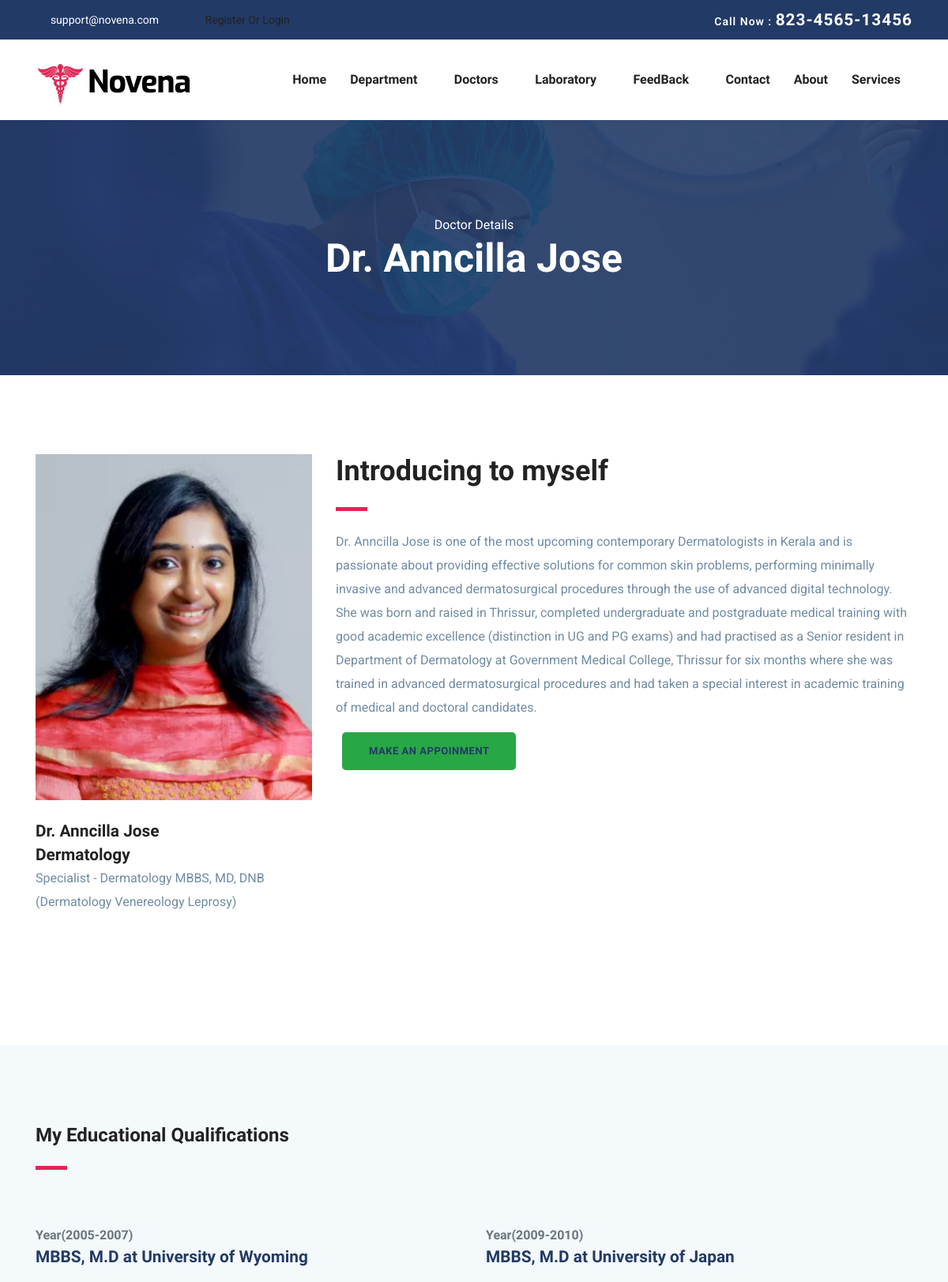
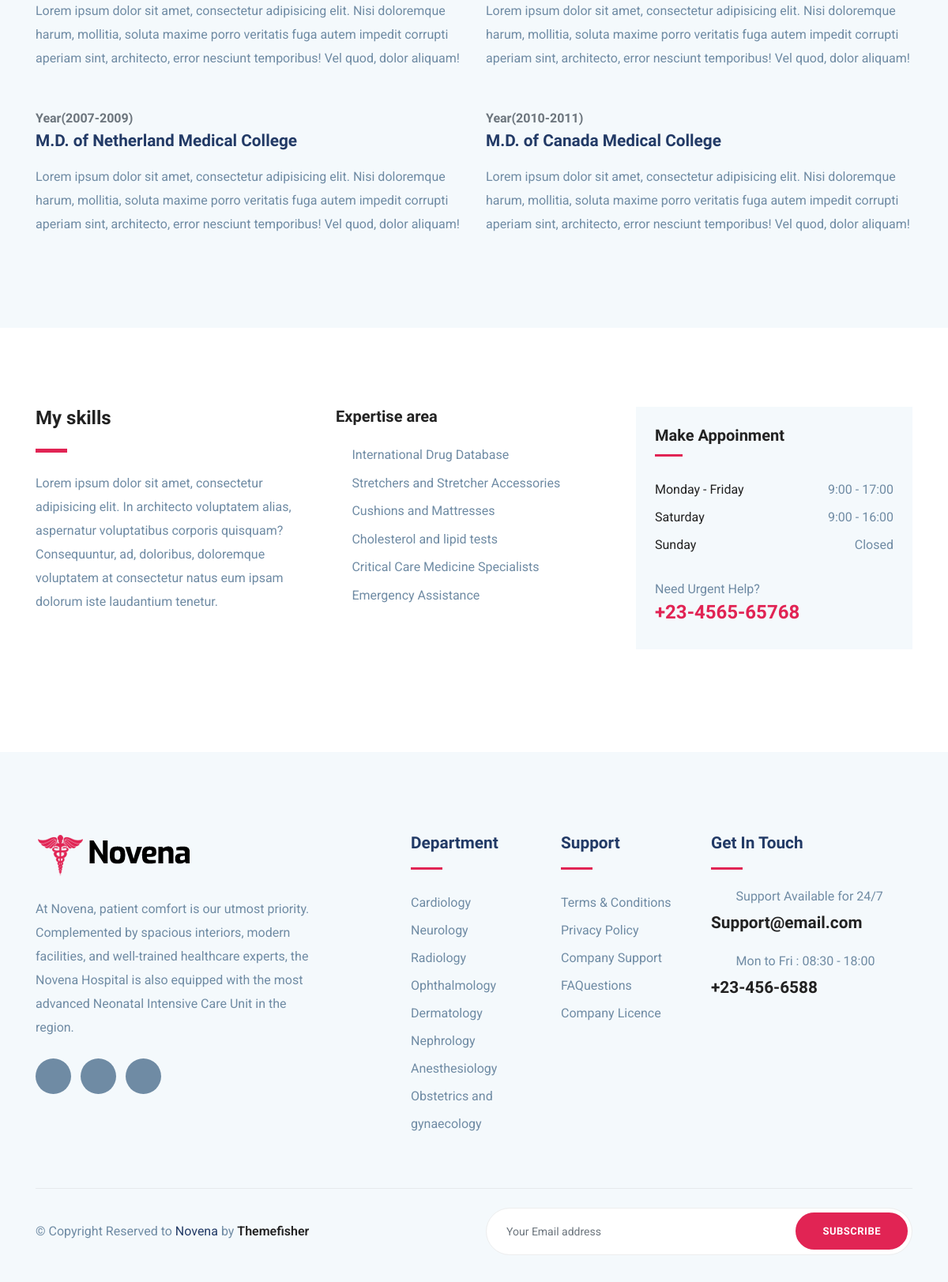
/HospitalFrontend/doctorsinglepage/3/, run on the app's committed database (2 pictures, top to bottom).
### HospitalBackend/models.py (models this page shows)
class DoctorDB(models.Model):
    doc_name = models.CharField(max_length=100, null=True, blank=True)
    doc_spec = models.CharField(max_length=100, null=True, blank=True)
    doc_desc = models.CharField(max_length=100, null=True, blank=True)
    Departmentname = models.CharField(max_length=100, null=True, blank=True)
    doc_image = models.ImageField(upload_to="CategoryImage", null=True, blank=True)

### HospitalFrontend/views.py (the view)
# urls.py: path('doctorsinglepage/<int:docid>/', views.doctorsinglepage,name="doctorsinglepage"),
def doctorsinglepage(request, docid):
    data = DoctorDB.objects.get(id=docid)
    return render(request, "doctors_single.html", {'data': data})

### HospitalFrontend/templates/doctors_single.html (shortened to what this page needs)
<!DOCTYPE html>
{% load static %}
<html lang="zxx">
<head>
  <link rel="stylesheet" href="{% static 'hospital/plugins/bootstrap/css/bootstrap.min.css' %}">
  <link rel="stylesheet" href="{% static 'hospital/plugins/icofont/icofont.min.css' %}">
  <link rel="stylesheet" href="{% static 'hospital/plugins/slick-carousel/slick/slick.css' %}">
  <link rel="stylesheet" href="{% static 'hospital/plugins/slick-carousel/slick/slick-theme.css' %}">
  <link rel="stylesheet" href="{% static 'hospital/css/style.css' %}">
</head>
<body id="top">
<header>
	<div class="header-top-bar">
		<div class="container">
			<div class="row align-items-center">
				<div class="col-lg-6">
					<ul class="top-bar-info list-inline-item pl-0 mb-0">
						<li class="list-inline-item"><a href="mailto:support@gmail.com"><i class="icofont-support-faq mr-2"></i>support@novena.com</a></li>
						{% if request.session.Username %}
						<li class="list-inline-item"></li><a href="{% url 'logout' %}"><i class="icofont-location-pin mr-2"></i>{{request.session.Username}}/Logout</a></li>
						 {% else %}
						<li class="list-inline-item"></li><a href="{% url 'signuppage' %}" ><i class="icofont-location-pin mr-2 "></i>Register Or Login</a>
						{% endif %}
					</ul>
				</div>
				<div class="col-lg-6">
					<div class="text-lg-right top-right-bar mt-2 mt-lg-0">
						<a href="tel:+23-345-67890" >
							<span>Call Now : </span>
							<span class="h4">823-4565-13456</span>
						</a>
					</div>
				</div>
			</div>
		</div>
	</div>
	<nav class="navbar navbar-expand-lg navigation" id="navbar">
		<div class="container">
		 	 <a class="navbar-brand" href="index.html">
			  	<img src="{% static 'hospital/images/logo.png' %}" alt="" class="img-fluid">
			  </a>
		  <div class="collapse navbar-collapse" id="navbarmain">
			<ul class="navbar-nav ml-auto">
			  <li class="nav-item active">
				<a class="nav-link" href="{% url 'homepage' %}">Home</a>
			  </li>
			    <li class="nav-item dropdown">
					<a class="nav-link dropdown-toggle" href="department.html" id="dropdown02" data-toggle="dropdown" aria-haspopup="true" aria-expanded="false">Department <i class="icofont-thin-down"></i></a>
			  	</li>
			  	<li class="nav-item dropdown">
					<a class="nav-link dropdown-toggle" href="doctor.html" id="dropdown03" data-toggle="dropdown" aria-haspopup="true" aria-expanded="false">Doctors <i class="icofont-thin-down"></i></a>
			  	</li>
				<li class="nav-item dropdown">
					<a class="nav-link dropdown-toggle" href="doctor.html" id="dropdown03" data-toggle="dropdown" aria-haspopup="true" aria-expanded="false">Laboratory <i class="icofont-thin-down"></i></a>
			  	</li>
			   <li class="nav-item dropdown">
					<a class="nav-link dropdown-toggle" href="blog-sidebar.html" id="dropdown05" data-toggle="dropdown" aria-haspopup="true" aria-expanded="false">FeedBack <i class="icofont-thin-down"></i></a>
			  	</li>
			   <li class="nav-item"><a class="nav-link" href="{% url 'contactpage' %}">Contact</a></li>
				<li class="nav-item"><a class="nav-link" href="{% url 'aboutpage' %}">About</a></li>
			    <li class="nav-item"><a class="nav-link" href="{% url 'servicepage' %}">Services</a></li>
			</ul>
		  </div>
		</div>
	</nav>
</header>
<section class="page-title bg-1">
  <div class="container">
    <div class="row">
      <div class="col-md-12">
        <div class="block text-center">
          <span class="text-white">Doctor Details</span>
          <h1 class="text-capitalize mb-5 text-lg">{{data.doc_name}}</h1>
        </div>
      </div>
    </div>
  </div>
</section>
<section class="section doctor-single">
	<div class="container">
		<div class="row">
			<div class="col-lg-4 col-md-6">
				<div class="doctor-img-block">
					<img src="{{data.doc_image.url}}" alt="" class="img-fluid w-100">
					<div class="info-block mt-4">
						<h4 class="mb-0">{{data.doc_name}}</h4>
						<h4 class="mb-0">{{data.Departmentname}}</h4>
						<p>{{data.doc_spec}}</p>
						<ul class="list-inline mt-4 doctor-social-links">
							<li class="list-inline-item"><a href="#"><i class="icofont-facebook"></i></a></li>
							<li class="list-inline-item"><a href="#"><i class="icofont-twitter"></i></a></li>
							<li class="list-inline-item"><a href="#"><i class="icofont-skype"></i></a></li>
							<li class="list-inline-item"><a href="#"><i class="icofont-linkedin"></i></a></li>
							<li class="list-inline-item"><a href="#"><i class="icofont-pinterest"></i></a></li>
						</ul>
					</div>
				</div>
			</div>
			<div class="col-lg-8 col-md-6">
				<div class="doctor-details mt-4 mt-lg-0">
					<h2 class="text-md">Introducing to myself</h2>
					<div class="divider my-4"></div>
					<p>{{data.doc_desc}}</p>
					<form action="{% url 'appoinment' docid=data.id %}">
							<button class=" btn btn-success read-more cofont-simple-right ml-2">Make An Appoinment</button>
						</form>
				</div>
			</div>
		</div>
	</div>
</section>
<section class="section doctor-qualification gray-bg">
	<div class="container">
		<div class="row">
			<div class="col-lg-6">
				<div class="section-title">
					<h3>My Educational Qualifications</h3>
					<div class="divider my-4"></div>
				</div>
			</div>
		</div>
		<div class="row">
			<div class="col-lg-6">
				<div class="edu-block mb-5">
					<span class="h6 text-muted">Year(2005-2007) </span>
					<h4 class="mb-3 title-color">MBBS, M.D at University of Wyoming</h4>
					<p>Lorem ipsum dolor sit amet, consectetur adipisicing elit. Nisi doloremque harum, mollitia, soluta maxime porro veritatis fuga autem impedit corrupti aperiam sint, architecto, error nesciunt temporibus! Vel quod, dolor aliquam!</p>
				</div>
				<div class="edu-block">
					<span class="h6 text-muted">Year(2007-2009) </span>
					<h4 class="mb-3 title-color">M.D. of Netherland Medical College</h4>
					<p>Lorem ipsum dolor sit amet, consectetur adipisicing elit. Nisi doloremque harum, mollitia, soluta maxime porro veritatis fuga autem impedit corrupti aperiam sint, architecto, error nesciunt temporibus! Vel quod, dolor aliquam!</p>
				</div>
			</div>
			<div class="col-lg-6">
				<div class="edu-block mb-5">
					<span class="h6 text-muted">Year(2009-2010) </span>
					<h4 class="mb-3 title-color">MBBS, M.D at University of Japan</h4>
					<p>Lorem ipsum dolor sit amet, consectetur adipisicing elit. Nisi doloremque harum, mollitia, soluta maxime porro veritatis fuga autem impedit corrupti aperiam sint, architecto, error nesciunt temporibus! Vel quod, dolor aliquam!</p>
				</div>
				<div class="edu-block">
					<span class="h6 text-muted">Year(2010-2011) </span>
					<h4 class="mb-3 title-color">M.D. of Canada Medical College</h4>
					<p>Lorem ipsum dolor sit amet, consectetur adipisicing elit. Nisi doloremque harum, mollitia, soluta maxime porro veritatis fuga autem impedit corrupti aperiam sint, architecto, error nesciunt temporibus! Vel quod, dolor aliquam!</p>
				</div>
			</div>
		</div>
	</div>
</section>
<section class="section doctor-skills">
	<div class="container">
		<div class="row">
			<div class="col-lg-4">
				<h3>My skills</h3>
				<div class="divider my-4"></div>
				<p>Lorem ipsum dolor sit amet, consectetur adipisicing elit. In architecto voluptatem alias, aspernatur voluptatibus corporis quisquam? Consequuntur, ad, doloribus, doloremque voluptatem at consectetur natus eum ipsam dolorum iste laudantium tenetur.</p>
			</div>
			<div class="col-lg-4">
				<div class="skill-list">
					<h5 class="mb-4">Expertise area</h5>
					<ul class="list-unstyled department-service">
						<li><i class="icofont-check mr-2"></i>International Drug Database</li>
						<li><i class="icofont-check mr-2"></i>Stretchers and Stretcher Accessories</li>
						<li><i class="icofont-check mr-2"></i>Cushions and Mattresses</li>
						<li><i class="icofont-check mr-2"></i>Cholesterol and lipid tests</li>
						<li><i class="icofont-check mr-2"></i>Critical Care Medicine Specialists</li>
						<li><i class="icofont-check mr-2"></i>Emergency Assistance</li>
					</ul>
				</div>
			</div>
			<div class="col-lg-4">
				<div class="sidebar-widget  gray-bg p-4">
					<h5 class="mb-4">Make Appoinment</h5>
					<ul class="list-unstyled lh-35">
					  <li class="d-flex justify-content-between align-items-center">
					    <a href="#">Monday - Friday</a>
					    <span>9:00 - 17:00</span>
					  </li>
					  <li class="d-flex justify-content-between align-items-center">
					    <a href="#">Saturday</a>
					    <span>9:00 - 16:00</span>
					  </li>
					  <li class="d-flex justify-content-between align-items-center">
					    <a href="#">Sunday</a>
					    <span>Closed</span>
					  </li>
					</ul>
					<div class="sidebar-contatct-info mt-4">
						<p class="mb-0">Need Urgent Help?</p>
						<h3 class="text-color-2">+23-4565-65768</h3>
					</div>
				</div>
			</div>
		</div>
	</div>
</section>
<footer class="footer section gray-bg">
	<div class="container">
		<div class="row">
			<div class="col-lg-4 mr-auto col-sm-6">
				<div class="widget mb-5 mb-lg-0">
					<div class="logo mb-4">
						<img src="{% static 'hospital/images/logo.png' %}" alt="" class="img-fluid">
					</div>
					<p>At Novena, patient comfort is our utmost priority. Complemented by spacious interiors, modern facilities, and well-trained healthcare experts,
						the Novena Hospital is also equipped with the most advanced Neonatal Intensive Care Unit in the region.</p>
					<ul class="list-inline footer-socials mt-4">
						<li class="list-inline-item"><a href="https://www.facebook.com/themefisher"><i class="icofont-facebook"></i></a></li>
						<li class="list-inline-item"><a href="https://twitter.com/themefisher"><i class="icofont-twitter"></i></a></li>
						<li class="list-inline-item"><a href="https://www.pinterest.com/themefisher/"><i class="icofont-linkedin"></i></a></li>
					</ul>
				</div>
			</div>
			<div class="col-lg-2 col-md-6 col-sm-6">
				<div class="widget mb-5 mb-lg-0">
					<h4 class="text-capitalize mb-3">Department</h4>
					<div class="divider mb-4"></div>
					<ul class="list-unstyled footer-menu lh-35">
						<li><a href="#">Cardiology </a></li>
						<li><a href="#">Neurology</a></li>
						<li><a href="#">Radiology</a></li>
						<li><a href="#">Ophthalmology</a></li>
						<li><a href="#">Dermatology</a></li>
						<li><a href="#">Nephrology</a></li>
						<li><a href="#">Anesthesiology</a></li>
						<li><a href="#">Obstetrics and gynaecology</a></li>
					</ul>
				</div>
			</div>
			<div class="col-lg-2 col-md-6 col-sm-6">
				<div class="widget mb-5 mb-lg-0">
					<h4 class="text-capitalize mb-3">Support</h4>
					<div class="divider mb-4"></div>
					<ul class="list-unstyled footer-menu lh-35">
						<li><a href="#">Terms & Conditions</a></li>
						<li><a href="#">Privacy Policy</a></li>
						<li><a href="#">Company Support </a></li>
						<li><a href="#">FAQuestions</a></li>
						<li><a href="#">Company Licence</a></li>
					</ul>
				</div>
			</div>
			<div class="col-lg-3 col-md-6 col-sm-6">
				<div class="widget widget-contact mb-5 mb-lg-0">
					<h4 class="text-capitalize mb-3">Get in Touch</h4>
					<div class="divider mb-4"></div>
					<div class="footer-contact-block mb-4">
						<div class="icon d-flex align-items-center">
							<i class="icofont-email mr-3"></i>
							<span class="h6 mb-0">Support Available for 24/7</span>
						</div>
						<h4 class="mt-2"><a href="tel:+23-345-67890">Support@email.com</a></h4>
					</div>
					<div class="footer-contact-block">
						<div class="icon d-flex align-items-center">
							<i class="icofont-support mr-3"></i>
							<span class="h6 mb-0">Mon to Fri : 08:30 - 18:00</span>
						</div>
						<h4 class="mt-2"><a href="tel:+23-345-67890">+23-456-6588</a></h4>
					</div>
				</div>
			</div>
		</div>
		<div class="footer-btm py-4 mt-5">
			<div class="row align-items-center justify-content-between">
				<div class="col-lg-6">
					<div class="copyright">
						&copy; Copyright Reserved to <span class="text-color">Novena</span> by <a href="https://themefisher.com/" target="_blank">Themefisher</a>
					</div>
				</div>
				<div class="col-lg-6">
					<div class="subscribe-form text-lg-right mt-5 mt-lg-0">
						<form action="#" class="subscribe">
							<input type="text" class="form-control" placeholder="Your Email address">
							<a href="#" class="btn btn-main-2 btn-round-full">Subscribe</a>
						</form>
					</div>
				</div>
			</div>
		</div>
	</div>
</footer>
  </body>
  </html>

### data on the page
DoctorDB: doc_name "Dr. Anncilla Jose", doc_image (picture), Departmentname "Dermatology", doc_spec "Specialist - Dermatology MBBS, MD, DNB (Dermatology Venereology Leprosy)", doc_desc "Dr. Anncilla Jose is one of the most upcoming contemporary Dermatologists in Kerala and is passionate about providing effective solutions for common skin problems, performing minimally invasive and advanced dermatosurgical procedures through the use of advanced digital technology. She was born and raised in Thrissur, completed undergraduate and postgraduate medical training with good academic excellence (distinction in UG and PG exams) and had practised as a Senior resident in Department of Dermatology at Government Medical College, Thrissur for six months where she was trained in advanced dermatosurgical procedures and had taken a special interest in academic training of medical and…"
